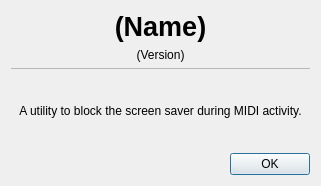
<?xml version="1.0" encoding="UTF-8"?>
<ui version="4.0">
 <class>AboutDialog</class>
 <widget class="QDialog" name="AboutDialog">
  <property name="geometry">
   <rect>
    <x>0</x>
    <y>0</y>
    <width>321</width>
    <height>186</height>
   </rect>
  </property>
  <property name="windowTitle">
   <string>About</string>
  </property>
  <layout class="QVBoxLayout" name="verticalLayout">
   <item>
    <widget class="QLabel" name="txtDisplayName">
     <property name="font">
      <font>
       <pointsize>20</pointsize>
       <weight>75</weight>
       <bold>true</bold>
      </font>
     </property>
     <property name="text">
      <string>(Name)</string>
     </property>
     <property name="textFormat">
      <enum>Qt::PlainText</enum>
     </property>
     <property name="alignment">
      <set>Qt::AlignCenter</set>
     </property>
    </widget>
   </item>
   <item>
    <widget class="QLabel" name="txtVersion">
     <property name="text">
      <string>(Version)</string>
     </property>
     <property name="textFormat">
      <enum>Qt::PlainText</enum>
     </property>
     <property name="alignment">
      <set>Qt::AlignCenter</set>
     </property>
    </widget>
   </item>
   <item>
    <widget class="QFrame" name="frame">
     <property name="minimumSize">
      <size>
       <width>0</width>
       <height>1</height>
      </size>
     </property>
     <property name="maximumSize">
      <size>
       <width>16777215</width>
       <height>1</height>
      </size>
     </property>
     <property name="frameShape">
      <enum>QFrame::StyledPanel</enum>
     </property>
     <property name="frameShadow">
      <enum>QFrame::Raised</enum>
     </property>
    </widget>
   </item>
   <item>
    <spacer name="verticalSpacer_2">
     <property name="orientation">
      <enum>Qt::Vertical</enum>
     </property>
     <property name="sizeHint" stdset="0">
      <size>
       <width>20</width>
       <height>10</height>
      </size>
     </property>
    </spacer>
   </item>
   <item>
    <widget class="QLabel" name="txtDescription">
     <property name="text">
      <string>A utility to block the screen saver during MIDI activity.</string>
     </property>
     <property name="textFormat">
      <enum>Qt::PlainText</enum>
     </property>
     <property name="alignment">
      <set>Qt::AlignCenter</set>
     </property>
    </widget>
   </item>
   <item>
    <spacer name="verticalSpacer">
     <property name="orientation">
      <enum>Qt::Vertical</enum>
     </property>
     <property name="sizeHint" stdset="0">
      <size>
       <width>20</width>
       <height>10</height>
      </size>
     </property>
    </spacer>
   </item>
   <item>
    <widget class="QDialogButtonBox" name="buttonBox">
     <property name="orientation">
      <enum>Qt::Horizontal</enum>
     </property>
     <property name="standardButtons">
      <set>QDialogButtonBox::Ok</set>
     </property>
    </widget>
   </item>
  </layout>
 </widget>
 <resources/>
 <connections>
  <connection>
   <sender>buttonBox</sender>
   <signal>accepted()</signal>
   <receiver>AboutDialog</receiver>
   <slot>accept()</slot>
   <hints>
    <hint type="sourcelabel">
     <x>248</x>
     <y>254</y>
    </hint>
    <hint type="destinationlabel">
     <x>157</x>
     <y>274</y>
    </hint>
   </hints>
  </connection>
  <connection>
   <sender>buttonBox</sender>
   <signal>rejected()</signal>
   <receiver>AboutDialog</receiver>
   <slot>reject()</slot>
   <hints>
    <hint type="sourcelabel">
     <x>316</x>
     <y>260</y>
    </hint>
    <hint type="destinationlabel">
     <x>286</x>
     <y>274</y>
    </hint>
   </hints>
  </connection>
 </connections>
</ui>
